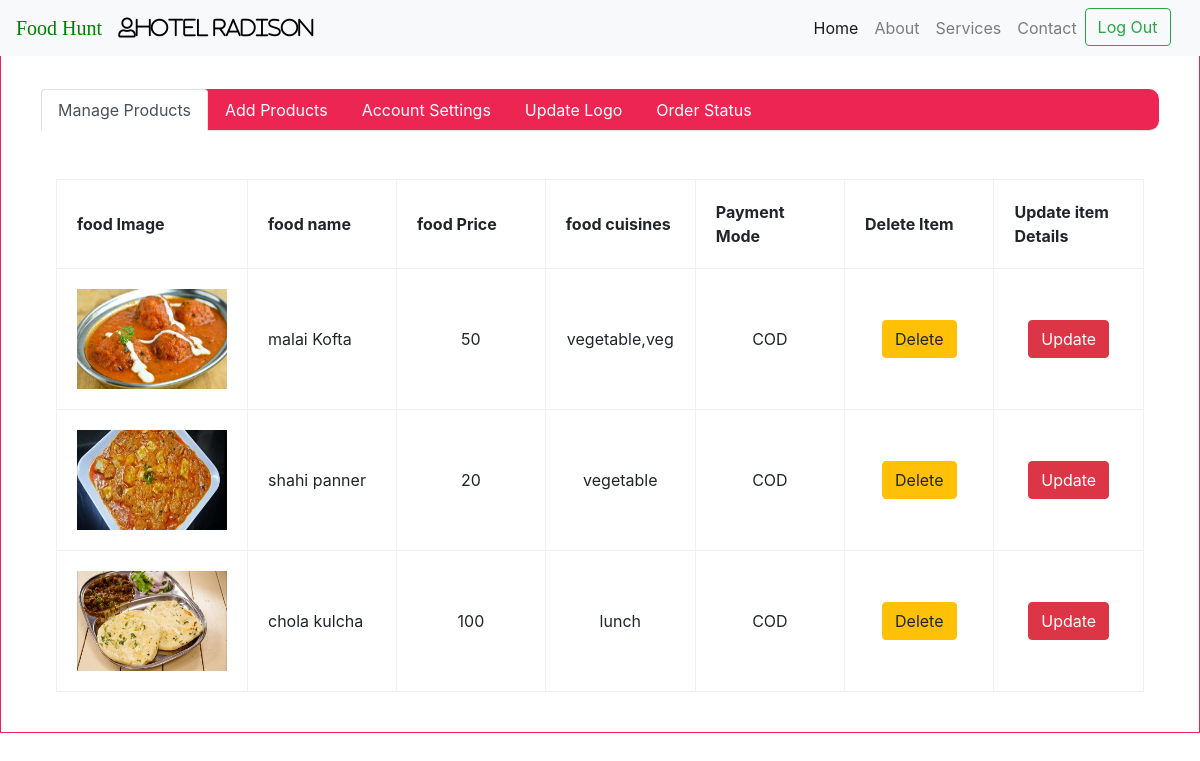
Screenshot of /food.php (signed in) with the database file from the repository.
### tables this page shows
CREATE TABLE `tblvendor` (
  `fldvendor_id` int(10) NOT NULL,
  `fld_name` varchar(30) NOT NULL,
  `fld_email` varchar(50) NOT NULL,
  `fld_password` varchar(50) NOT NULL,
  `fld_mob` bigint(10) NOT NULL,
  `fld_gender` varchar (10),
  `fld_address` varchar(50) NOT NULL,
  `fld_logo` varchar(250)
);

CREATE TABLE `tbfood` (
  `food_id` int(11) NOT NULL,
  `fldvendor_id` int(11) NOT NULL,
  `foodname` varchar(100) NOT NULL,
  `cost` bigint(15) NOT NULL,
  `cuisines` varchar(50) NOT NULL,
  `paymentmode` varchar(50) NOT NULL,
  `fldimage` varchar(1000) NOT NULL
);

### food.php (the view, shortened to what this page needs)
<?php
include("connection.php");
extract($_REQUEST);
if(isset($_SESSION['id']))
{
 $id=$_SESSION['id'];
 $vq=mysqli_query($con,"select * from tblvendor where fld_email='$id'");
 $vr=mysqli_fetch_array($vq);
}
if(!isset($_SESSION['id']))
{
	header("location:vendor_login.php?msg=Please Login To continue");
}
else
{
$query=mysqli_query($con,"select * from tblvendor   where fld_email='$id'");
}
?>
<!DOCTYPE html>
<html lang="en">
<head>
  <link rel="stylesheet" href="https://maxcdn.bootstrapcdn.com/bootstrap/4.3.1/css/bootstrap.min.css">
     <link rel="stylesheet" href="path/to/font-awesome/css/font-awesome.min.css">
	 <link rel="stylesheet" href="css/font.css">
     <link rel="stylesheet" href="https://use.fontawesome.com/releases/v5.8.1/css/all.css">
</head>
<body>
<nav class="navbar navbar-expand-lg navbar-light bg-light fixed-top">
    <a class="navbar-brand" href="index.php"><span style="color:green;font-family: 'Permanent Marker', cursive;">Food Hunt</span></a>
    <?php
	if(!empty($id))
	{
	?>
	<a class="navbar-brand" style="color:black; text-decoration:none;"><i class="far fa-user"><?php if(isset($id)) { echo $vr['fld_name']; }?></i></a>
	<?php
	}
	?>
    <div class="collapse navbar-collapse" id="navbarResponsive">
      <ul class="navbar-nav ml-auto">
        <li class="nav-item active">
          <a class="nav-link" href="index.php">Home
              </a>
        </li>
        <li class="nav-item">
          <a class="nav-link" href="aboutus.php">About</a>
        </li>
        <li class="nav-item">
          <a class="nav-link" href="services.php">Services</a>
        </li>
        <li class="nav-item">
          <a class="nav-link" href="contact.php">Contact</a>
        </li>
		<li class="nav-item">
		  <form method="post">
          <?php
			if(empty($_SESSION['id']))
			{
			?>
		   <button class="btn btn-outline-danger my-2 my-sm-0" name="login">Log In</button>&nbsp;&nbsp;&nbsp;
            <?php
			}
			else
			{
			?>
			<button class="btn btn-outline-success my-2 my-sm-0" name="logout" type="submit">Log Out</button>&nbsp;&nbsp;&nbsp;
			<?php
			}
			?>
			</form>
        </li>
      </ul>
    </div>
</nav>
<br><br>
<div class="middle" style=" padding:40px; border:1px solid #ED2553;  width:100%;">
	   <ul class="nav nav-tabs nabbar_inverse" id="myTab" style="background:#ED2553;border-radius:10px 10px 10px 10px;" role="tablist">
          <li class="nav-item">
             <a class="nav-link active" id="home-tab" data-toggle="tab" href="#viewitem" role="tab" aria-controls="home" aria-selected="true">Manage Products</a>
          </li>
          <li class="nav-item">
              <a class="nav-link" id="profile-tab" data-toggle="tab" href="#manageaccount" role="tab" aria-controls="profile" aria-selected="false">Add Products</a>
          </li>
		  <li class="nav-item">
              <a class="nav-link" id="accountsettings-tab" data-toggle="tab" href="#accountsettings" role="tab" aria-controls="accountsettings" aria-selected="false">Account Settings</a>
          </li>
		  <li class="nav-item">
              <a class="nav-link" id="logo-tab" data-toggle="tab" href="#logo" role="tab" aria-controls="logo" aria-selected="false">Update Logo</a>
          </li>
		  <li class="nav-item">
              <a class="nav-link" id="status-tab" data-toggle="tab" href="#status" role="tab" aria-controls="status" aria-selected="false">Order Status</a>
          </li>
       </ul>
	   <br><br>
	   <div class="tab-content" id="myTabContent">
            <div class="tab-pane fade show active" id="viewitem" role="tabpanel" aria-labelledby="home-tab">
                 <div class="container">
			 <table border="1" bordercolor="#F0F0F0" cellpadding="20px">
			 <th>food Image</th>
			 <th>food name</th>
			 <th>food Price</th>
			 <th>food cuisines </th>
			 <th>Payment Mode  </th>
			 <th>Delete Item   </th>
			 <th>Update item Details </th>
			   <?php
					  if($query=mysqli_query($con,"select tblvendor.fldvendor_id,tblvendor.fld_email,tbfood.food_id,tbfood.foodname,tbfood.cost,tbfood.paymentmode,tbfood.cuisines,tbfood.fldimage,tblvendor.fld_name from tblvendor inner join tbfood on tblvendor.fldvendor_id=tbfood.fldvendor_id where tblvendor.fld_email='$id'"))
					  {
						  if(mysqli_num_rows($query))
						  {
						 while($row=mysqli_fetch_array($query))
						 {
							 ?>
			     <tr>
				<td><img src="<?php echo 'image/restaurant/'.$id.'/foodimages/'.$row['fldimage'];?>" height="100px" width="150px"></td>
				<td style="width:150px;"><?php  echo $row['foodname']."<br>";?></td>
				<td align="center" style="width:150px;"><?php  echo $row['cost']."<br>";?></td>
				<td  align="center" style="width:150px;"><?php  echo $row['cuisines']."<br>";?></td>
				<td align="center" style="width:150px;"><?php  echo $row['paymentmode']."<br>";?></td>
				<td align="center" style="width:150px;">
				<a href="vendor_delete_food.php?food_id=<?php echo $row['food_id'];?>"><button type="button" class="btn btn-warning">Delete </button></a>
				</td>
				<td align="center" style="width:150px;">
				<a href="update.php?food_id=<?php echo $row['food_id'];?>"><button type="button" class="btn btn-danger">Update </button></a>
				</td>
				</tr>
				<?php
						 }
					  }
					  else
						  {
							   $msg="please add some Items";
						  }
					  }
					  else
					  {
						  echo "failed";
					  }
					  ?>
			 </table>
			 </div>
	        </div>
	  </div>
	</div>
</body>
</html>

### food.php (style rules this page uses)
ul li a { color:white;padding:40px; }

### rows the page displays
tblvendor: fld_name "Hotel Radison"
tbfood: fldimage (picture), foodname "malai Kofta", cost "50", cuisines "vegetable,veg", paymentmode "COD"
tbfood: fldimage (picture), foodname "shahi panner", cost "20", cuisines "vegetable", paymentmode "COD"
tbfood: fldimage (placeholder picture), foodname "chola kulcha", cost "100", cuisines "lunch", paymentmode "COD"
